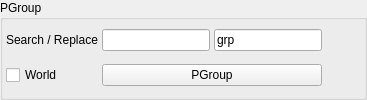
            <widget class="QGroupBox" name="groupBox_3">
             <property name="title">
              <string>PGroup</string>
             </property>
             <layout class="QGridLayout" name="gridLayout_6">
              <property name="leftMargin">
               <number>3</number>
              </property>
              <property name="topMargin">
               <number>2</number>
              </property>
              <property name="rightMargin">
               <number>2</number>
              </property>
              <property name="bottomMargin">
               <number>4</number>
              </property>
              <property name="horizontalSpacing">
               <number>4</number>
              </property>
              <item row="0" column="0">
               <widget class="QLabel" name="pgroup_srcrpl_label">
                <property name="text">
                 <string>Search / Replace</string>
                </property>
               </widget>
              </item>
              <item row="0" column="1">
               <widget class="QLineEdit" name="pgroup_search_txt"/>
              </item>
              <item row="0" column="2">
               <widget class="QLineEdit" name="pgroup_replace_txt">
                <property name="text">
                 <string>grp</string>
                </property>
               </widget>
              </item>
              <item row="1" column="0">
               <widget class="QCheckBox" name="pgroup_world_check">
                <property name="toolTip">
                 <string>&lt;html&gt;&lt;head/&gt;&lt;body&gt;&lt;p&gt;Checked : All selection will grouped as 1, group node on the world center.&lt;/p&gt;&lt;p&gt;Unchecked : Each selection will grouped according to each pivot of the object.&lt;/p&gt;&lt;/body&gt;&lt;/html&gt;</string>
                </property>
                <property name="text">
                 <string>World</string>
                </property>
               </widget>
              </item>
              <item row="1" column="1" colspan="2">
               <widget class="QPushButton" name="pgroup_btn">
                <property name="text">
                 <string>PGroup</string>
                </property>
               </widget>
              </item>
              <item row="0" column="3">
               <spacer name="horizontalSpacer_6">
                <property name="orientation">
                 <enum>Qt::Horizontal</enum>
                </property>
                <property name="sizeHint" stdset="0">
                 <size>
                  <width>40</width>
                  <height>20</height>
                 </size>
                </property>
               </spacer>
              </item>
             </layout>
            </widget>
